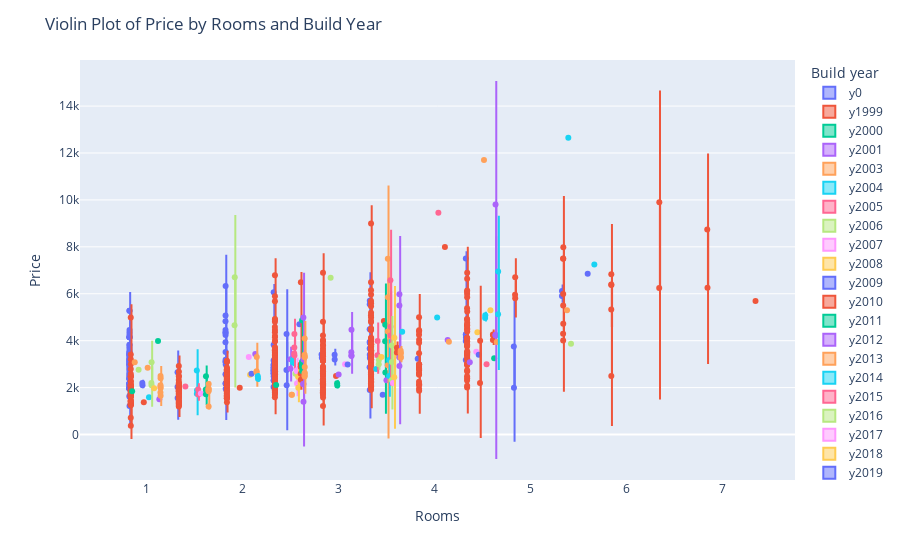

Notebook code for this chart:
### Code cell
# List of build years to be considered (assuming unique values from 'wbauj')
wbauj_list = list(set(df['wbauj']))

# Create new binary columns for each build year
for year in wbauj_list:
    df['y' + str(year)] = df['wbauj'].apply(lambda x: 1 if x == year else 0)

# Update the wbauj_list to match the new column names
wbauj_list_str = ['y' + str(year) for year in wbauj_list]

# Melt the DataFrame to long format for Plotly
melted_df = df.melt(id_vars=['price', 'rooms'], value_vars=wbauj_list_str, var_name='Build year', value_name='presence')

# Filter to only include rows where the build year is present
filtered_df = melted_df[melted_df['presence'] == 1]

# Create the violin plot using Plotly
fig = px.violin(filtered_df, x='rooms', y='price', color='Build year', box=True, points='all', hover_data=['Build year'])
fig.update_layout(title='Violin Plot of Price by Rooms and Build Year', xaxis_title='Rooms', yaxis_title='Price')
fig.show()

### Figure 1 — Plotly figure (JSON) as saved in the notebook; plotly's stock layout.template omitted (floating-point values rounded to 4 significant figures; data arrays with more than 128 entries replaced by an {"elided": "..."} marker saying what was removed)
{"data": [{"alignmentgroup": "True", "box": {"visible": true}, "customdata": [["y0"], ["y0"], ["y0"], ["y0"], ["y0"], ["y0"], ["y0"], ["y0"], ["y0"], ["y0"], ["y0"], ["y0"], ["y0"], ["y0"], ["y0"], ["y0"], ["y0"], ["y0"], ["y0"], ["y0"], ["y0"], ["y0"], ["y0"], ["y0"], ["y0"], ["y0"], ["y0"], ["y0"], ["y0"], ["y0"], ["y0"], ["y0"], ["y0"], ["y0"], ["y0"], ["y0"], ["y0"], ["y0"], ["y0"], ["y0"], ["y0"], ["y0"], ["y0"], ["y0"], ["y0"], ["y0"], ["y0"], ["y0"], ["y0"], ["y0"], ["y0"], ["y0"], ["y0"], ["y0"], ["y0"], ["y0"], ["y0"], ["y0"], ["y0"], ["y0"], ["y0"], ["y0"], ["y0"], ["y0"], ["y0"], ["y0"], ["y0"], ["y0"], ["y0"], ["y0"], ["y0"], ["y0"], ["y0"], ["y0"], ["y0"], ["y0"], ["y0"], ["y0"], ["y0"], ["y0"], ["y0"], ["y0"], ["y0"], ["y0"], ["y0"], ["y0"], ["y0"], ["y0"], ["y0"], ["y0"], ["y0"], ["y0"], ["y0"], ["y0"], ["y0"], ["y0"], ["y0"], ["y0"], ["y0"], ["y0"], ["y0"], ["y0"], ["y0"], ["y0"], ["y0"], ["y0"], ["y0"], ["y0"], ["y0"], ["y0"], ["y0"], ["y0"], ["y0"], ["y0"], ["y0"], ["y0"], ["y0"], ["y0"], ["y0"], ["y0"], ["y0"], ["y0"], ["y0"], ["y0"], ["y0"], ["y0"], ["y0"]], "hovertemplate": "Build year=%{customdata[0]}<br>rooms=%{x}<br>price=%{y}<extra></extra>", "legendgroup": "y0", "marker": {"color": "#636efa"}, "name": "y0", "offsetgroup": "y0", "orientation": "v", "points": "all", "scalegroup": "True", "showlegend": true, "type": "violin", "x": [5.5, 3.5, 5, 2.5, 2, 1, 3.5, 4.5, 2.5, 2.5, 2, 1, 1, 1, 1, 4, 1, 2, 2.5, 2, 3, 1, 2, 1, 1, 1, 1, 2, 1, 1, 1, 1, 1, 1, 1, 2, 1, 1, 1, 2, 1, 1, 1, 1, 1, 1, 1, 1, 1, 2.5, 1, 1, 2, 5.5, 1, 1.5, 3.5, 1, 3.5, 1.5, 4.5, 2, 2.5, 2.5, 2.5, 3.5, 2.5, 2, 3.5, 2.5, 4.5, 1, 1, 2.5, 3.5, 3.5, 1, 1, 1, 1, 2, 1, 1, 1, 2, 1, 1, 2, 1, 3, 1, 1, 1, 1, 1, 2, 1, 1, 1, 1, 1, 1, 1, 1, 1, 2, 1, 2.5, 1, 1, 2.5, 1, 2.5, 2.5, 2.5, 1.5, 3.5, 1, 1, 5, 4.5, 4.5, 4.5, 3.5, 2, 1, 2.5], "x0": " ", "xaxis": "x", "y": [6117, 3940, 1990, 2030, 2172, 1610, 3670, 4270, 2610, 6068, 4827, 3415, 3519, 3000, 1220, 3227, 2377, 3934, 3160, 3104, 3415, 4349, 2170, 2689, 3000, 3000, 2585, 6332, 2896, 3830, 3104, 4453, 2585, 2793, 2170, 4246, 1962, 3104, 4246, 5076, 3104, 3415, 2377, 2066, 1962, 3208, 1962, 2481, 1990, 2850, 5273, 3519, 2985, 5900, 2792, 2650, 3400, 1980, 4490, 2030, 7500, 2570, 2730, 2730, 2780, 3261, 3831, 3190, 1900, 2600, 3177, 4142, 4142, 2950, 5700, 5550, 2170, 5273, 3311, 4142, 4339, 3208, 4142, 1962, 3519, 3104, 2377, 4453, 1940, 3270, 3415, 2170, 3000, 3208, 3623, 4349, 2896, 2100, 2000, 2150, 1950, 2150, 3415, 3716, 3820, 3104, 3311, 2314, 3500, 1650, 2980, 1980, 2480, 2690, 2300, 1560, 2870, 2377, 2481, 3750, 4250, 4140, 3990, 3900, 1950, 2200, 2860], "y0": " ", "yaxis": "y"}, {"alignmentgroup": "True", "box": {"visible": true}, "customdata": {"elided": "448x1 str values"}, "hovertemplate": "Build year=%{customdata[0]}<br>rooms=%{x}<br>price=%{y}<extra></extra>", "legendgroup": "y1999", "marker": {"color": "#EF553B"}, "name": "y1999", "offsetgroup": "y1999", "orientation": "v", "points": "all", "scalegroup": "True", "showlegend": true, "type": "violin", "x": {"elided": "448 float values"}, "x0": " ", "xaxis": "x", "y": {"elided": "448 int values"}, "y0": " ", "yaxis": "y"}, {"alignmentgroup": "True", "box": {"visible": true}, "customdata": [["y2000"], ["y2000"]], "hovertemplate": "Build year=%{customdata[0]}<br>rooms=%{x}<br>price=%{y}<extra></extra>", "legendgroup": "y2000", "marker": {"color": "#00cc96"}, "name": "y2000", "offsetgroup": "y2000", "orientation": "v", "points": "all", "scalegroup": "True", "showlegend": true, "type": "violin", "x": [1, 2.5], "x0": " ", "xaxis": "x", "y": [1850, 2112], "y0": " ", "yaxis": "y"}, {"alignmentgroup": "True", "box": {"visible": true}, "customdata": [["y2001"]], "hovertemplate": "Build year=%{customdata[0]}<br>rooms=%{x}<br>price=%{y}<extra></extra>", "legendgroup": "y2001", "marker": {"color": "#ab63fa"}, "name": "y2001", "offsetgroup": "y2001", "orientation": "v", "points": "all", "scalegroup": "True", "showlegend": true, "type": "violin", "x": [4.5], "x0": " ", "xaxis": "x", "y": [3082], "y0": " ", "yaxis": "y"}, {"alignmentgroup": "True", "box": {"visible": true}, "customdata": [["y2003"], ["y2003"]], "hovertemplate": "Build year=%{customdata[0]}<br>rooms=%{x}<br>price=%{y}<extra></extra>", "legendgroup": "y2003", "marker": {"color": "#FFA15A"}, "name": "y2003", "offsetgroup": "y2003", "orientation": "v", "points": "all", "scalegroup": "True", "showlegend": true, "type": "violin", "x": [5.5, 1], "x0": " ", "xaxis": "x", "y": [5300, 3084], "y0": " ", "yaxis": "y"}, {"alignmentgroup": "True", "box": {"visible": true}, "customdata": [["y2004"], ["y2004"]], "hovertemplate": "Build year=%{customdata[0]}<br>rooms=%{x}<br>price=%{y}<extra></extra>", "legendgroup": "y2004", "marker": {"color": "#19d3f3"}, "name": "y2004", "offsetgroup": "y2004", "orientation": "v", "points": "all", "scalegroup": "True", "showlegend": true, "type": "violin", "x": [5.5, 3.5], "x0": " ", "xaxis": "x", "y": [12653, 2791], "y0": " ", "yaxis": "y"}, {"alignmentgroup": "True", "box": {"visible": true}, "customdata": [["y2005"], ["y2005"], ["y2005"]], "hovertemplate": "Build year=%{customdata[0]}<br>rooms=%{x}<br>price=%{y}<extra></extra>", "legendgroup": "y2005", "marker": {"color": "#FF6692"}, "name": "y2005", "offsetgroup": "y2005", "orientation": "v", "points": "all", "scalegroup": "True", "showlegend": true, "type": "violin", "x": [3.5, 3.5, 1.5], "x0": " ", "xaxis": "x", "y": [3380, 3985, 2050], "y0": " ", "yaxis": "y"}, {"alignmentgroup": "True", "box": {"visible": true}, "customdata": [["y2006"], ["y2006"], ["y2006"], ["y2006"], ["y2006"], ["y2006"], ["y2006"]], "hovertemplate": "Build year=%{customdata[0]}<br>rooms=%{x}<br>price=%{y}<extra></extra>", "legendgroup": "y2006", "marker": {"color": "#B6E880"}, "name": "y2006", "offsetgroup": "y2006", "orientation": "v", "points": "all", "scalegroup": "True", "showlegend": true, "type": "violin", "x": [1, 2, 2, 3, 3.5, 5.5, 3.5], "x0": " ", "xaxis": "x", "y": [2760, 6700, 4660, 6680, 3180, 3870, 3000], "y0": " ", "yaxis": "y"}, {"alignmentgroup": "True", "box": {"visible": true}, "customdata": [["y2007"]], "hovertemplate": "Build year=%{customdata[0]}<br>rooms=%{x}<br>price=%{y}<extra></extra>", "legendgroup": "y2007", "marker": {"color": "#FF97FF"}, "name": "y2007", "offsetgroup": "y2007", "orientation": "v", "points": "all", "scalegroup": "True", "showlegend": true, "type": "violin", "x": [4.5], "x0": " ", "xaxis": "x", "y": [3525], "y0": " ", "yaxis": "y"}, {"alignmentgroup": "True", "box": {"visible": true}, "customdata": [["y2008"], ["y2008"]], "hovertemplate": "Build year=%{customdata[0]}<br>rooms=%{x}<br>price=%{y}<extra></extra>", "legendgroup": "y2008", "marker": {"color": "#FECB52"}, "name": "y2008", "offsetgroup": "y2008", "orientation": "v", "points": "all", "scalegroup": "True", "showlegend": true, "type": "violin", "x": [4.5, 3.5], "x0": " ", "xaxis": "x", "y": [4363, 3300], "y0": " ", "yaxis": "y"}, {"alignmentgroup": "True", "box": {"visible": true}, "customdata": [["y2009"], ["y2009"], ["y2009"], ["y2009"], ["y2009"], ["y2009"], ["y2009"], ["y2009"], ["y2009"]], "hovertemplate": "Build year=%{customdata[0]}<br>rooms=%{x}<br>price=%{y}<extra></extra>", "legendgroup": "y2009", "marker": {"color": "#636efa"}, "name": "y2009", "offsetgroup": "y2009", "orientation": "v", "points": "all", "scalegroup": "True", "showlegend": true, "type": "violin", "x": [4.5, 3, 2.5, 2.5, 2.5, 3, 1, 1, 3.5], "x0": " ", "xaxis": "x", "y": [3400, 3400, 2750, 4286, 2096, 3200, 2200, 2100, 1700], "y0": " ", "yaxis": "y"}, {"alignmentgroup": "True", "box": {"visible": true}, "customdata": [["y2010"], ["y2010"], ["y2010"], ["y2010"], ["y2010"], ["y2010"]], "hovertemplate": "Build year=%{customdata[0]}<br>rooms=%{x}<br>price=%{y}<extra></extra>", "legendgroup": "y2010", "marker": {"color": "#EF553B"}, "name": "y2010", "offsetgroup": "y2010", "orientation": "v", "points": "all", "scalegroup": "True", "showlegend": true, "type": "violin", "x": [3.5, 1, 3, 2, 4.5, 4.5], "x0": " ", "xaxis": "x", "y": [4835, 1380, 2490, 1990, 4000, 2200], "y0": " ", "yaxis": "y"}, {"alignmentgroup": "True", "box": {"visible": true}, "customdata": [["y2011"], ["y2011"], ["y2011"], ["y2011"], ["y2011"]], "hovertemplate": "Build year=%{customdata[0]}<br>rooms=%{x}<br>price=%{y}<extra></extra>", "legendgroup": "y2011", "marker": {"color": "#00cc96"}, "name": "y2011", "offsetgroup": "y2011", "orientation": "v", "points": "all", "scalegroup": "True", "showlegend": true, "type": "violin", "x": [3, 3.5, 3.5, 3, 3.5], "x0": " ", "xaxis": "x", "y": [2189, 3971, 4683, 2095, 2644], "y0": " ", "yaxis": "y"}, {"alignmentgroup": "True", "box": {"visible": true}, "customdata": [["y2012"], ["y2012"], ["y2012"], ["y2012"]], "hovertemplate": "Build year=%{customdata[0]}<br>rooms=%{x}<br>price=%{y}<extra></extra>", "legendgroup": "y2012", "marker": {"color": "#ab63fa"}, "name": "y2012", "offsetgroup": "y2012", "orientation": "v", "points": "all", "scalegroup": "True", "showlegend": true, "type": "violin", "x": [2.5, 3, 3.5, 2.5], "x0": " ", "xaxis": "x", "y": [3210, 2560, 2313, 2800], "y0": " ", "yaxis": "y"}, {"alignmentgroup": "True", "box": {"visible": true}, "customdata": [["y2013"], ["y2013"], ["y2013"], ["y2013"], ["y2013"], ["y2013"], ["y2013"], ["y2013"]], "hovertemplate": "Build year=%{customdata[0]}<br>rooms=%{x}<br>price=%{y}<extra></extra>", "legendgroup": "y2013", "marker": {"color": "#FFA15A"}, "name": "y2013", "offsetgroup": "y2013", "orientation": "v", "points": "all", "scalegroup": "True", "showlegend": true, "type": "violin", "x": [3.5, 1, 3.5, 4.5, 3.5, 3.5, 2.5, 2.5], "x0": " ", "xaxis": "x", "y": [5850, 2850, 2953, 11700, 7490, 4392, 1700, 1700], "y0": " ", "yaxis": "y"}, {"alignmentgroup": "True", "box": {"visible": true}, "customdata": [["y2014"], ["y2014"], ["y2014"], ["y2014"], ["y2014"], ["y2014"], ["y2014"], ["y2014"], ["y2014"], ["y2014"], ["y2014"]], "hovertemplate": "Build year=%{customdata[0]}<br>rooms=%{x}<br>price=%{y}<extra></extra>", "legendgroup": "y2014", "marker": {"color": "#19d3f3"}, "name": "y2014", "offsetgroup": "y2014", "orientation": "v", "points": "all", "scalegroup": "True", "showlegend": true, "type": "violin", "x": [1.5, 4.5, 4.5, 2.5, 4, 2.5, 1.5, 1.5, 3.5, 1, 3.5], "x0": " ", "xaxis": "x", "y": [2730, 5085, 4970, 3073, 4985, 3200, 1890, 1735, 3180, 1590, 2500], "y0": " ", "yaxis": "y"}, {"alignmentgroup": "True", "box": {"visible": true}, "customdata": [["y2015"], ["y2015"], ["y2015"], ["y2015"], ["y2015"], ["y2015"], ["y2015"], ["y2015"], ["y2015"], ["y2015"], ["y2015"]], "hovertemplate": "Build year=%{customdata[0]}<br>rooms=%{x}<br>price=%{y}<extra></extra>", "legendgroup": "y2015", "marker": {"color": "#FF6692"}, "name": "y2015", "offsetgroup": "y2015", "orientation": "v", "points": "all", "scalegroup": "True", "showlegend": true, "type": "violin", "x": [3.5, 3.5, 1.5, 2.5, 3.5, 2.5, 1.5, 2.5, 2.5, 4, 4.5], "x0": " ", "xaxis": "x", "y": [4224, 4596, 1710, 4280, 6575, 3705, 1915, 3370, 3450, 9450, 3000], "y0": " ", "yaxis": "y"}, {"alignmentgroup": "True", "box": {"visible": true}, "customdata": [["y2016"], ["y2016"], ["y2016"], ["y2016"], ["y2016"], ["y2016"], ["y2016"]], "hovertemplate": "Build year=%{customdata[0]}<br>rooms=%{x}<br>price=%{y}<extra></extra>", "legendgroup": "y2016", "marker": {"color": "#B6E880"}, "name": "y2016", "offsetgroup": "y2016", "orientation": "v", "points": "all", "scalegroup": "True", "showlegend": true, "type": "violin", "x": [2.5, 1, 3.5, 3.5, 1, 1, 3.5], "x0": " ", "xaxis": "x", "y": [2595, 3080, 2324, 3090, 2100, 2200, 3800], "y0": " ", "yaxis": "y"}, {"alignmentgroup": "True", "box": {"visible": true}, "customdata": [["y2017"], ["y2017"], ["y2017"], ["y2017"], ["y2017"], ["y2017"], ["y2017"]], "hovertemplate": "Build year=%{customdata[0]}<br>rooms=%{x}<br>price=%{y}<extra></extra>", "legendgroup": "y2017", "marker": {"color": "#FF97FF"}, "name": "y2017", "offsetgroup": "y2017", "orientation": "v", "points": "all", "scalegroup": "True", "showlegend": true, "type": "violin", "x": [2.5, 2, 3, 2.5, 2.5, 1.5, 3.5], "x0": " ", "xaxis": "x", "y": [2738, 3300, 2995, 2700, 2170, 1745, 2200], "y0": " ", "yaxis": "y"}, {"alignmentgroup": "True", "box": {"visible": true}, "customdata": [["y2018"], ["y2018"], ["y2018"], ["y2018"], ["y2018"], ["y2018"], ["y2018"]], "hovertemplate": "Build year=%{customdata[0]}<br>rooms=%{x}<br>price=%{y}<extra></extra>", "legendgroup": "y2018", "marker": {"color": "#FECB52"}, "name": "y2018", "offsetgroup": "y2018", "orientation": "v", "points": "all", "scalegroup": "True", "showlegend": true, "type": "violin", "x": [2.5, 4.5, 3.5, 2.5, 1, 3.5, 2], "x0": " ", "xaxis": "x", "y": [1990, 5300, 2443, 2460, 1970, 4130, 2550], "y0": " ", "yaxis": "y"}, {"alignmentgroup": "True", "box": {"visible": true}, "customdata": [["y2019"], ["y2019"], ["y2019"], ["y2019"]], "hovertemplate": "Build year=%{customdata[0]}<br>rooms=%{x}<br>price=%{y}<extra></extra>", "legendgroup": "y2019", "marker": {"color": "#636efa"}, "name": "y2019", "offsetgroup": "y2019", "orientation": "v", "points": "all", "scalegroup": "True", "showlegend": true, "type": "violin", "x": [5.5, 3, 2, 2.5], "x0": " ", "xaxis": "x", "y": [6850, 2990, 2590, 4700], "y0": " ", "yaxis": "y"}, {"alignmentgroup": "True", "box": {"visible": true}, "customdata": [["y2020"], ["y2020"], ["y2020"], ["y2020"], ["y2020"], ["y2020"], ["y2020"], ["y2020"], ["y2020"], ["y2020"], ["y2020"], ["y2020"]], "hovertemplate": "Build year=%{customdata[0]}<br>rooms=%{x}<br>price=%{y}<extra></extra>", "legendgroup": "y2020", "marker": {"color": "#EF553B"}, "name": "y2020", "offsetgroup": "y2020", "orientation": "v", "points": "all", "scalegroup": "True", "showlegend": true, "type": "violin", "x": [4.5, 4.5, 4.5, 3.5, 3.5, 2.5, 2.5, 2.5, 2.5, 2.5, 4, 2.5], "x0": " ", "xaxis": "x", "y": [4032, 4227, 4262, 3500, 3700, 2593, 2990, 2340, 2890, 2890, 7990, 6490], "y0": " ", "yaxis": "y"}, {"alignmentgroup": "True", "box": {"visible": true}, "customdata": [["y2021"], ["y2021"], ["y2021"], ["y2021"], ["y2021"], ["y2021"], ["y2021"], ["y2021"], ["y2021"], ["y2021"], ["y2021"], ["y2021"], ["y2021"], ["y2021"]], "hovertemplate": "Build year=%{customdata[0]}<br>rooms=%{x}<br>price=%{y}<extra></extra>", "legendgroup": "y2021", "marker": {"color": "#00cc96"}, "name": "y2021", "offsetgroup": "y2021", "orientation": "v", "points": "all", "scalegroup": "True", "showlegend": true, "type": "violin", "x": [1.5, 1.5, 2.5, 2.5, 1, 2.5, 1.5, 1.5, 2.5, 2.5, 2.5, 2.5, 2.5, 4.5], "x0": " ", "xaxis": "x", "y": [1720, 1921, 2990, 3100, 3990, 2990, 1900, 2480, 2990, 2900, 2900, 4870, 2703, 3250], "y0": " ", "yaxis": "y"}, {"alignmentgroup": "True", "box": {"visible": true}, "customdata": [["y2022"], ["y2022"], ["y2022"], ["y2022"], ["y2022"], ["y2022"], ["y2022"], ["y2022"], ["y2022"], ["y2022"], ["y2022"], ["y2022"], ["y2022"], ["y2022"], ["y2022"], ["y2022"], ["y2022"], ["y2022"], ["y2022"]], "hovertemplate": "Build year=%{customdata[0]}<br>rooms=%{x}<br>price=%{y}<extra></extra>", "legendgroup": "y2022", "marker": {"color": "#ab63fa"}, "name": "y2022", "offsetgroup": "y2022", "orientation": "v", "points": "all", "scalegroup": "True", "showlegend": true, "type": "violin", "x": [4, 2.5, 3, 3, 3.5, 2.5, 2.5, 3.5, 2, 3, 4.5, 1, 2.5, 3.5, 3.5, 4.5, 3, 4.5, 2.5], "x0": " ", "xaxis": "x", "y": [4029, 4990, 3371, 3345, 3280, 2150, 3187, 5983, 3431, 3506, 4226, 1500, 2150, 2920, 5500, 9800, 4470, 4250, 1400], "y0": " ", "yaxis": "y"}, {"alignmentgroup": "True", "box": {"visible": true}, "customdata": [["y2023"], ["y2023"], ["y2023"], ["y2023"], ["y2023"], ["y2023"], ["y2023"], ["y2023"], ["y2023"], ["y2023"], ["y2023"], ["y2023"], ["y2023"], ["y2023"], ["y2023"], ["y2023"], ["y2023"], ["y2023"], ["y2023"], ["y2023"], ["y2023"], ["y2023"], ["y2023"], ["y2023"], ["y2023"], ["y2023"], ["y2023"], ["y2023"], ["y2023"], ["y2023"], ["y2023"], ["y2023"]], "hovertemplate": "Build year=%{customdata[0]}<br>rooms=%{x}<br>price=%{y}<extra></extra>", "legendgroup": "y2023", "marker": {"color": "#FFA15A"}, "name": "y2023", "offsetgroup": "y2023", "orientation": "v", "points": "all", "scalegroup": "True", "showlegend": true, "type": "violin", "x": [2.5, 2.5, 3.5, 1, 2.5, 3.5, 2.5, 4.5, 2.5, 1.5, 2.5, 3.5, 1, 3.5, 1.5, 2.5, 2.5, 2.5, 2, 3.5, 4, 1.5, 2, 1, 1.5, 2, 1.5, 1, 1, 1, 1.5, 1], "x0": " ", "xaxis": "x", "y": [2600, 2520, 3277, 1650, 2880, 3575, 4095, 3947, 2475, 1960, 2630, 3490, 2030, 3300, 1940, 3300, 3400, 3300, 3300, 3450, 3950, 1840, 2700, 1980, 2150, 2650, 1890, 2490, 2400, 2100, 1200, 1790], "y0": " ", "yaxis": "y"}, {"alignmentgroup": "True", "box": {"visible": true}, "customdata": [["y2024"], ["y2024"], ["y2024"], ["y2024"], ["y2024"], ["y2024"]], "hovertemplate": "Build year=%{customdata[0]}<br>rooms=%{x}<br>price=%{y}<extra></extra>", "legendgroup": "y2024", "marker": {"color": "#19d3f3"}, "name": "y2024", "offsetgroup": "y2024", "orientation": "v", "points": "all", "scalegroup": "True", "showlegend": true, "type": "violin", "x": [2, 2, 3.5, 4.5, 5.5, 4.5], "x0": " ", "xaxis": "x", "y": [2485, 2380, 4380, 5125, 7250, 6950], "y0": " ", "yaxis": "y"}], "layout": {"legend": {"title": {"text": "Build year"}, "tracegroupgap": 0}, "margin": {"t": 60}, "title": {"text": "Violin Plot of Price by Rooms and Build Year"}, "violinmode": "group", "xaxis": {"anchor": "y", "domain": [0, 1], "title": {"text": "Rooms"}}, "yaxis": {"anchor": "x", "domain": [0, 1], "title": {"text": "Price"}}}}
